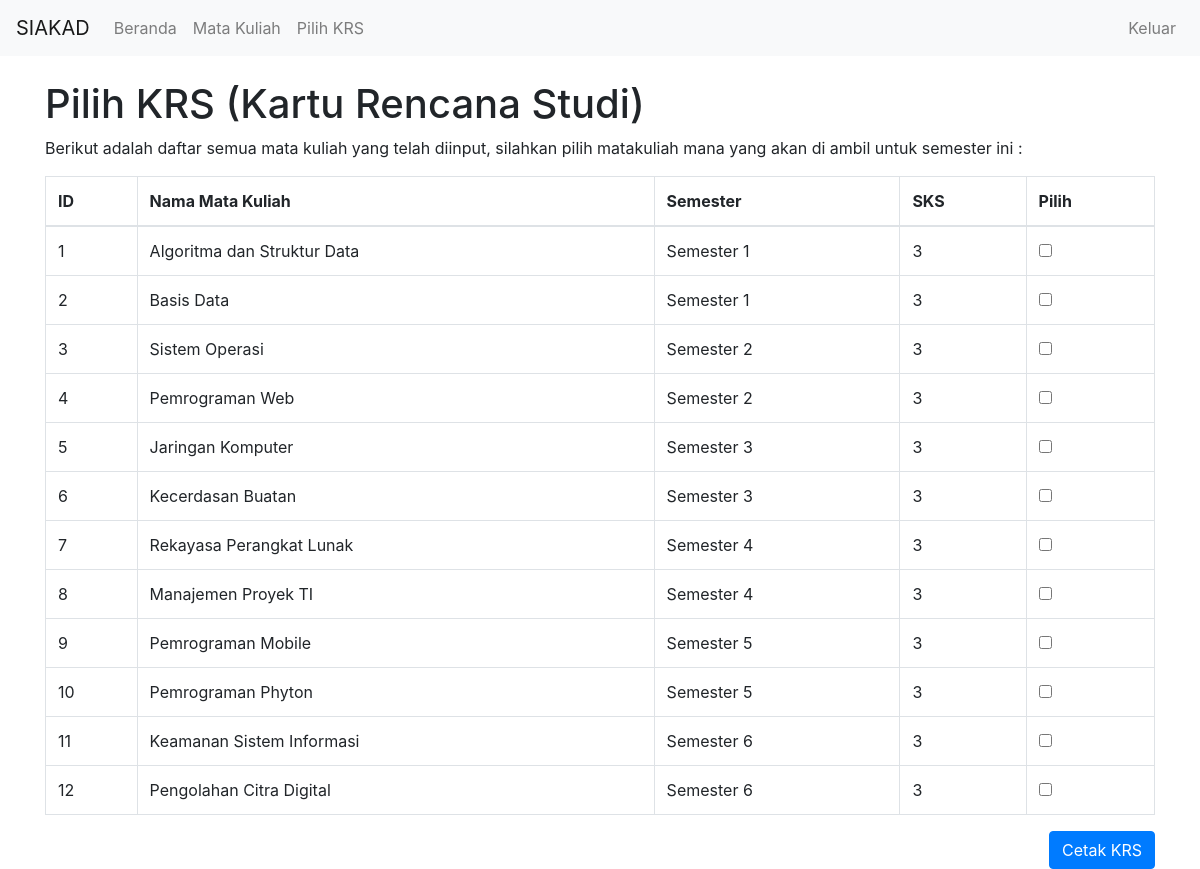
/pilih_krs.php (signed in), run on the app's committed database.
### tables this page shows
CREATE TABLE `courses` (
  `id` int(11) NOT NULL AUTO_INCREMENT,
  `course_name` varchar(100) NOT NULL,
  `semester` varchar(10) NOT NULL,
  `sks` varchar(10) NOT NULL,
  PRIMARY KEY (`id`)
);

### pilih_krs.php (the view, shortened to what this page needs)
<?php
include 'includes/db.php';
$courses = $conn->query("SELECT * FROM courses");
include 'includes/header.php';
?>
<h1 class="mt-4">Pilih KRS (Kartu Rencana Studi)</h1>
<p>Berikut adalah daftar semua mata kuliah yang telah diinput, silahkan pilih matakuliah mana yang akan di ambil untuk semester ini :</p>
<form method="POST" action="<?php echo htmlspecialchars($_SERVER["PHP_SELF"]); ?>">
    <table class="table table-bordered mt-3">
        <thead>
            <tr>
                <th>ID</th>
                <th>Nama Mata Kuliah</th>
                <th>Semester</th>
                <th>SKS</th>
                <th>Pilih</th>
            </tr>
        </thead>
        <tbody>
            <?php while ($row = $courses->fetch_assoc()): ?>
                <tr>
                    <td><?php echo $row['id']; ?></td>
                    <td><?php echo $row['course_name']; ?></td>
                    <td><?php echo $row['semester']; ?></td>
                    <td><?php echo $row['sks']; ?></td>
                    <td><input type="checkbox" name="course[]" value="<?php echo $row['id']; ?>"></td>
                </tr>
            <?php endwhile; ?>
        </tbody>
    </table>
    <div class="text-right">
        <button type="submit" name="submit" class="btn btn-primary">Cetak KRS</button>
    </div>
</form>
<?php include 'includes/footer.php'; ?>

### data on the page
courses: id "1", course_name "Algoritma dan Struktur Data", semester "Semester 1", sks "3"
courses: id "2", course_name "Basis Data", semester "Semester 1", sks "3"
courses: id "3", course_name "Sistem Operasi", semester "Semester 2", sks "3"
courses: id "4", course_name "Pemrograman Web", semester "Semester 2", sks "3"
courses: id "5", course_name "Jaringan Komputer", semester "Semester 3", sks "3"
courses: id "6", course_name "Kecerdasan Buatan", semester "Semester 3", sks "3"
courses: id "7", course_name "Rekayasa Perangkat Lunak", semester "Semester 4", sks "3"
courses: id "8", course_name "Manajemen Proyek TI", semester "Semester 4", sks "3"
courses: id "9", course_name "Pemrograman Mobile", semester "Semester 5", sks "3"
courses: id "10", course_name "Pemrograman Phyton", semester "Semester 5", sks "3"
courses: id "11", course_name "Keamanan Sistem Informasi", semester "Semester 6", sks "3"
courses: id "12", course_name "Pengolahan Citra Digital", semester "Semester 6", sks "3"
